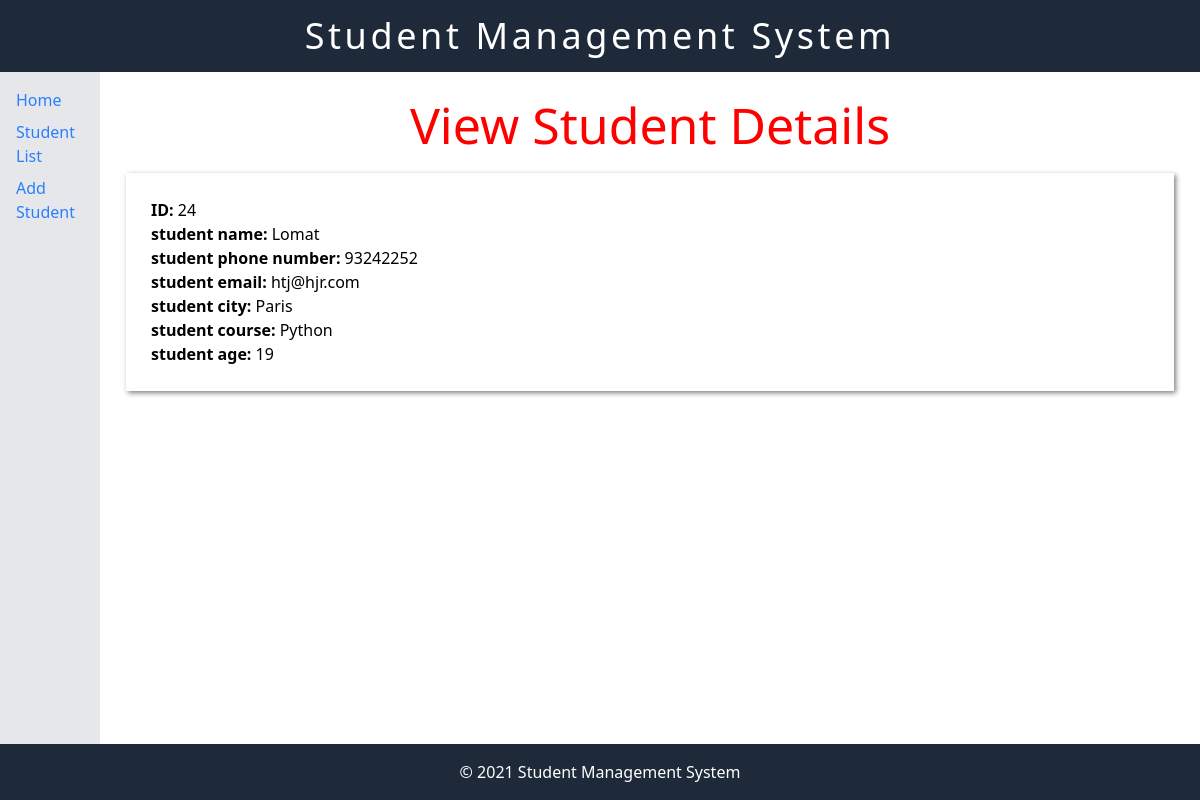
/view_student/24, run on the app's committed database.
### students/models.py (models this page shows)
class Student(models.Model):
    student_name = models.CharField(max_length=100)
    student_phone_number = models.CharField(max_length=12)
    student_email = models.EmailField()
    student_city = models.CharField(max_length=100)
    student_course = models.CharField(max_length=100)
    student_age = models.IntegerField()
    def get_fields(self):
        return [(field.verbose_name, getattr(self, field.name)) for field in self._meta.fields]

### students/views.py (the view)
# urls.py: path('view_student/<int:student_id>',view_student,name='view_student'),
def view_student(request, student_id):
    student = Student.objects.get(id = student_id)
    return render(request,"view_student.html",{'student': student})

### students/templates/view_student.html (shortened to what this page needs)
{% extends "base.html" %}
{% load static %}
{% block head %}
<link rel="stylesheet" href="{% static 'view_student.css' %}" />
{% endblock %}
{% block content %}
<h1>View Student Details</h1>
<div class="student-view">
    {% for field, value in student.get_fields %}
    <p><strong>{{ field }}:</strong> {{ value }}</p>
    {% endfor %}
</div>
{% endblock %}

### students/static/view_student.css (style rules this page uses)
h1 { color: red; font-size: 50px; text-align: center; }
.student-view { padding: 25px; margin: 10px; box-shadow: 2px 2px 5px grey; }

### data on the page
Student: get_fields "Lomat" "93242252" "htj@hjr.com" "Paris" "Python"

### other printed values
{{ field }} "ID" "student name" "student phone number" "student email" "student city" "student course" "student age"
{{ value }} "24" "19"
